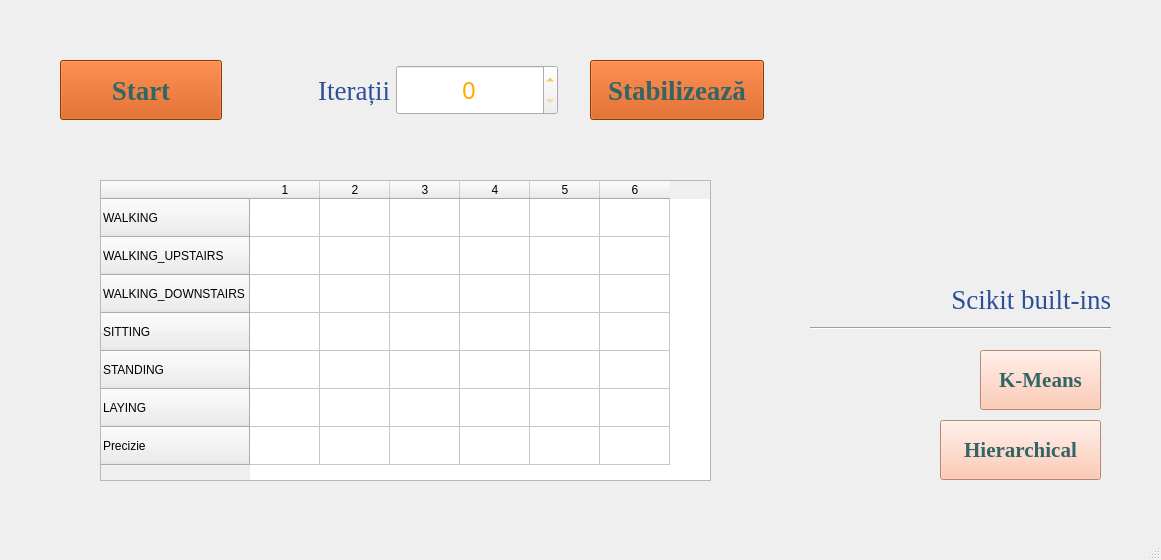
<?xml version="1.0" encoding="UTF-8"?>
<ui version="4.0">
 <class>MainWindow</class>
 <widget class="QMainWindow" name="MainWindow">
  <property name="geometry">
   <rect>
    <x>0</x>
    <y>0</y>
    <width>1161</width>
    <height>560</height>
   </rect>
  </property>
  <property name="windowTitle">
   <string>K-means Clustering</string>
  </property>
  <property name="styleSheet">
   <string notr="true"/>
  </property>
  <widget class="QWidget" name="centralwidget">
   <widget class="QTableWidget" name="tableWidget">
    <property name="geometry">
     <rect>
      <x>100</x>
      <y>180</y>
      <width>611</width>
      <height>301</height>
     </rect>
    </property>
    <property name="styleSheet">
     <string notr="true"/>
    </property>
    <property name="textElideMode">
     <enum>Qt::ElideRight</enum>
    </property>
    <property name="gridStyle">
     <enum>Qt::SolidLine</enum>
    </property>
    <property name="sortingEnabled">
     <bool>false</bool>
    </property>
    <property name="columnCount">
     <number>6</number>
    </property>
    <attribute name="horizontalHeaderVisible">
     <bool>true</bool>
    </attribute>
    <attribute name="horizontalHeaderCascadingSectionResizes">
     <bool>false</bool>
    </attribute>
    <attribute name="horizontalHeaderDefaultSectionSize">
     <number>70</number>
    </attribute>
    <attribute name="horizontalHeaderMinimumSectionSize">
     <number>49</number>
    </attribute>
    <attribute name="horizontalHeaderShowSortIndicator" stdset="0">
     <bool>false</bool>
    </attribute>
    <attribute name="horizontalHeaderStretchLastSection">
     <bool>false</bool>
    </attribute>
    <attribute name="verticalHeaderVisible">
     <bool>true</bool>
    </attribute>
    <attribute name="verticalHeaderCascadingSectionResizes">
     <bool>false</bool>
    </attribute>
    <attribute name="verticalHeaderDefaultSectionSize">
     <number>38</number>
    </attribute>
    <attribute name="verticalHeaderMinimumSectionSize">
     <number>30</number>
    </attribute>
    <attribute name="verticalHeaderShowSortIndicator" stdset="0">
     <bool>false</bool>
    </attribute>
    <attribute name="verticalHeaderStretchLastSection">
     <bool>false</bool>
    </attribute>
    <row>
     <property name="text">
      <string>WALKING</string>
     </property>
    </row>
    <row>
     <property name="text">
      <string>WALKING_UPSTAIRS</string>
     </property>
    </row>
    <row>
     <property name="text">
      <string>WALKING_DOWNSTAIRS</string>
     </property>
    </row>
    <row>
     <property name="text">
      <string>SITTING</string>
     </property>
    </row>
    <row>
     <property name="text">
      <string>STANDING</string>
     </property>
    </row>
    <row>
     <property name="text">
      <string>LAYING</string>
     </property>
    </row>
    <row>
     <property name="text">
      <string>Precizie</string>
     </property>
    </row>
    <column>
     <property name="text">
      <string>1</string>
     </property>
    </column>
    <column>
     <property name="text">
      <string>2</string>
     </property>
    </column>
    <column>
     <property name="text">
      <string>3</string>
     </property>
    </column>
    <column>
     <property name="text">
      <string>4</string>
     </property>
    </column>
    <column>
     <property name="text">
      <string>5</string>
     </property>
    </column>
    <column>
     <property name="text">
      <string>6</string>
     </property>
    </column>
   </widget>
   <widget class="QWidget" name="horizontalLayoutWidget">
    <property name="geometry">
     <rect>
      <x>60</x>
      <y>30</y>
      <width>498</width>
      <height>121</height>
     </rect>
    </property>
    <layout class="QHBoxLayout" name="horizontalLayout">
     <item>
      <widget class="QPushButton" name="pushButton">
       <property name="minimumSize">
        <size>
         <width>0</width>
         <height>60</height>
        </size>
       </property>
       <property name="font">
        <font>
         <family>Times New Roman</family>
         <pointsize>20</pointsize>
         <weight>75</weight>
         <bold>true</bold>
        </font>
       </property>
       <property name="styleSheet">
        <string notr="true">background-color: rgb(206, 75, 0);
color: rgb(50, 101, 101);</string>
       </property>
       <property name="text">
        <string>Start</string>
       </property>
      </widget>
     </item>
     <item>
      <widget class="QLabel" name="label">
       <property name="minimumSize">
        <size>
         <width>0</width>
         <height>50</height>
        </size>
       </property>
       <property name="font">
        <font>
         <family>Times New Roman</family>
         <pointsize>20</pointsize>
        </font>
       </property>
       <property name="autoFillBackground">
        <bool>false</bool>
       </property>
       <property name="styleSheet">
        <string notr="true">color: rgb(45, 79, 152)</string>
       </property>
       <property name="text">
        <string>Iterații</string>
       </property>
       <property name="alignment">
        <set>Qt::AlignRight|Qt::AlignTrailing|Qt::AlignVCenter</set>
       </property>
      </widget>
     </item>
     <item>
      <widget class="QSpinBox" name="spinBox">
       <property name="minimumSize">
        <size>
         <width>0</width>
         <height>50</height>
        </size>
       </property>
       <property name="font">
        <font>
         <family>Noto Sans Lao</family>
         <pointsize>18</pointsize>
         <weight>50</weight>
         <bold>false</bold>
        </font>
       </property>
       <property name="styleSheet">
        <string notr="true">color: rgb(255, 170, 0)</string>
       </property>
       <property name="alignment">
        <set>Qt::AlignCenter</set>
       </property>
       <property name="maximum">
        <number>10000</number>
       </property>
       <property name="singleStep">
        <number>100</number>
       </property>
      </widget>
     </item>
    </layout>
   </widget>
   <widget class="QPushButton" name="pushButton_2">
    <property name="geometry">
     <rect>
      <x>590</x>
      <y>60</y>
      <width>174</width>
      <height>60</height>
     </rect>
    </property>
    <property name="minimumSize">
     <size>
      <width>0</width>
      <height>60</height>
     </size>
    </property>
    <property name="font">
     <font>
      <family>Times New Roman</family>
      <pointsize>20</pointsize>
      <weight>75</weight>
      <bold>true</bold>
     </font>
    </property>
    <property name="styleSheet">
     <string notr="true">background-color: rgb(206, 75, 0);
color: rgb(50, 101, 101);</string>
    </property>
    <property name="text">
     <string>Stabilizează</string>
    </property>
   </widget>
   <widget class="QPushButton" name="pushButton_4">
    <property name="geometry">
     <rect>
      <x>980</x>
      <y>350</y>
      <width>121</width>
      <height>60</height>
     </rect>
    </property>
    <property name="minimumSize">
     <size>
      <width>0</width>
      <height>60</height>
     </size>
    </property>
    <property name="font">
     <font>
      <family>Times New Roman</family>
      <pointsize>16</pointsize>
      <weight>75</weight>
      <bold>true</bold>
     </font>
    </property>
    <property name="styleSheet">
     <string notr="true">background-color: rgb(255, 187, 160);
color: rgb(50, 101, 101);</string>
    </property>
    <property name="text">
     <string>K-Means</string>
    </property>
   </widget>
   <widget class="QLabel" name="label_3">
    <property name="geometry">
     <rect>
      <x>880</x>
      <y>240</y>
      <width>231</width>
      <height>119</height>
     </rect>
    </property>
    <property name="minimumSize">
     <size>
      <width>0</width>
      <height>50</height>
     </size>
    </property>
    <property name="font">
     <font>
      <family>Times New Roman</family>
      <pointsize>20</pointsize>
     </font>
    </property>
    <property name="autoFillBackground">
     <bool>false</bool>
    </property>
    <property name="styleSheet">
     <string notr="true">color: rgb(45, 79, 152)</string>
    </property>
    <property name="text">
     <string>Scikit built-ins</string>
    </property>
    <property name="alignment">
     <set>Qt::AlignRight|Qt::AlignTrailing|Qt::AlignVCenter</set>
    </property>
   </widget>
   <widget class="QPushButton" name="pushButton_5">
    <property name="geometry">
     <rect>
      <x>940</x>
      <y>420</y>
      <width>161</width>
      <height>60</height>
     </rect>
    </property>
    <property name="minimumSize">
     <size>
      <width>0</width>
      <height>60</height>
     </size>
    </property>
    <property name="font">
     <font>
      <family>Times New Roman</family>
      <pointsize>16</pointsize>
      <weight>75</weight>
      <bold>true</bold>
     </font>
    </property>
    <property name="styleSheet">
     <string notr="true">background-color: rgb(255, 187, 160);
color: rgb(50, 101, 101);</string>
    </property>
    <property name="text">
     <string>Hierarchical</string>
    </property>
   </widget>
   <widget class="Line" name="line">
    <property name="geometry">
     <rect>
      <x>810</x>
      <y>320</y>
      <width>301</width>
      <height>16</height>
     </rect>
    </property>
    <property name="orientation">
     <enum>Qt::Horizontal</enum>
    </property>
   </widget>
  </widget>
  <widget class="QMenuBar" name="menubar">
   <property name="geometry">
    <rect>
     <x>0</x>
     <y>0</y>
     <width>1161</width>
     <height>26</height>
    </rect>
   </property>
  </widget>
  <widget class="QStatusBar" name="statusbar"/>
 </widget>
 <resources/>
 <connections/>
</ui>
